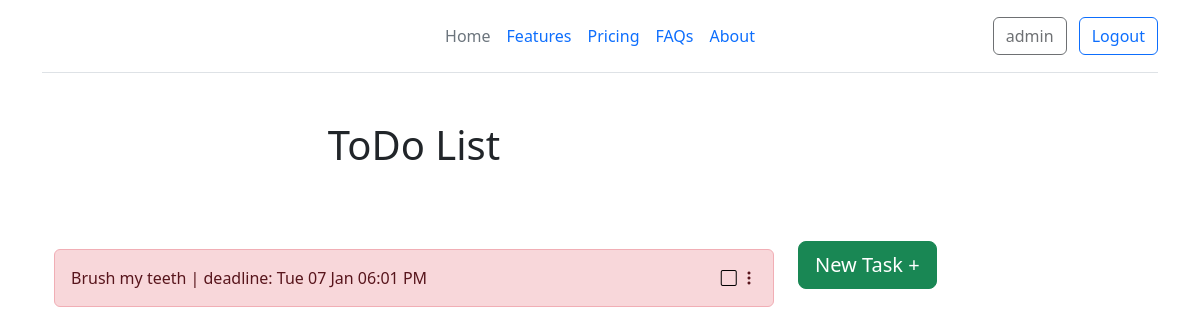
Before: / (signed in) with the older database file.
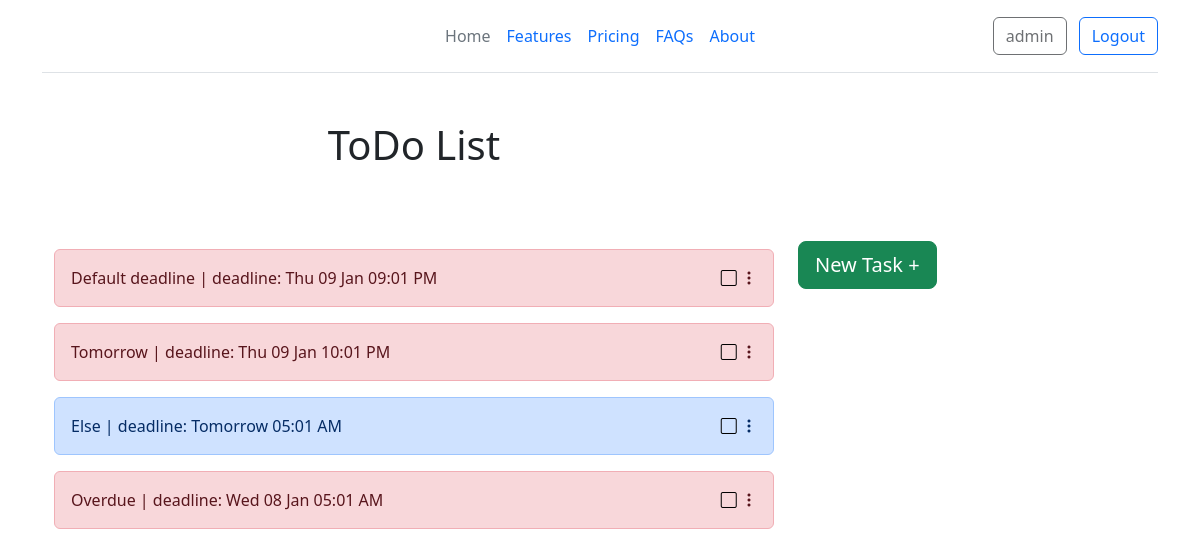
After: the same page with the newer database file.
### core/models.py (models this page shows, shortened)
class Task(models.Model):
    PRIORITY_CHOICES = {
        'L': 'Low',
        'N': 'Normal',
        'H': 'High'
    }
    user = models.ForeignKey(settings.AUTH_USER_MODEL, on_delete=models.CASCADE)
    title = models.CharField(max_length=80)
    description = models.TextField(null=True, blank=True)
    priority = models.CharField(max_length=1, choices=PRIORITY_CHOICES, default='L')
    added_at = models.DateTimeField(auto_now=True)
    deadline = models.DateTimeField()
    is_completed = models.BooleanField(default=False)
    @property
    def is_overdue(self):
        if not self.is_completed:
            user_deadline = localtime(value=self.deadline)
            user_current_time = localtime()
            return user_deadline < user_current_time
        return False
    def __str__(self):
        deadline = localtime(self.deadline)
        if deadline == default_deadline():
            return f"{self.title} | deadline: End of today"
        elif deadline.date() == localdate() + timedelta(days=1):
            return f"{self.title} | deadline: Tomorrow {deadline:%I:%m %p}"
        return f"{self.title} | deadline: {deadline:%a %d %b %I:%m %p}"

### core/views.py (the view)
# urls.py: 2. Add a URL to urlpatterns:  path('', views.home, name='home')
@login_required()
def home(request):
    tasks = Task.objects.filter(user=request.user)
    form = TaskAddFrom()
    return render(request, 'home.html', {'tasks': list(tasks), 'form': form})

### core/models.py (called while the page is built)
def default_deadline():
    return datetime.combine(now().date() + timedelta(days=1), time(), tzinfo=get_current_timezone())

### core/templates/home.html (shortened to what this page needs)
{% extends 'base.html' %}
{% block content %}
<div class="container">
    <div class="row">
        <div class="col-8">
            <h1 class="text-center">ToDo List</h1><br>
            <br><br>
            {% if tasks %}
            {% for task in tasks %}
                <div class="alert {% if task.is_overdue %} alert-danger {% elif task.is_completed %} alert-success {% else %} alert-primary {% endif %} d-flex justify-content-between align-items-center" role="alert">
                    <span {% if task.is_completed %} style="text-decoration: line-through;" {% endif %}>
                        {{ task }}
                    </span>
                    <form action="{% url 'check_task' task.id %}" method="POST">
                        <button type="submit" style="border: none; background: none; padding: 0;">
                            <i class="bi {% if task.is_completed %} bi-check-square-fill {% else %} bi-square {% endif %}"></i>
                        </button>
                        <span class="dropstart">
                            <i class="bi bi-three-dots-vertical" type="button" data-bs-toggle="dropdown"></i>
                        </span>
                    </form>
                </div>
            {% endfor %}
            {% endif %}
        </div>
        <div class="col-4"><br><br><br><br><br>
            <button type="button" class="btn btn-success btn-lg" data-bs-toggle="modal" data-bs-target="#taskModal">
                New Task +
            </button>
        </div>
    </div>
</div>
{% endblock %}

Changed rows visible on the page:
removed Task: deadline+title "Brush my teeth | deadline: Tue 07 Jan 06:01 PM", is_completed False (drawn)
added Task: deadline+title "Default deadline | deadline: Thu 09 Jan 09:01 PM", is_completed False (drawn)
added Task: deadline+title "Tomorrow | deadline: Thu 09 Jan 10:01 PM", is_completed False (drawn)
added Task: deadline+title "Else | deadline: Tomorrow 05:01 AM", is_completed False (drawn)
added Task: deadline+title "Overdue | deadline: Wed 08 Jan 05:01 AM", is_completed False (drawn)
